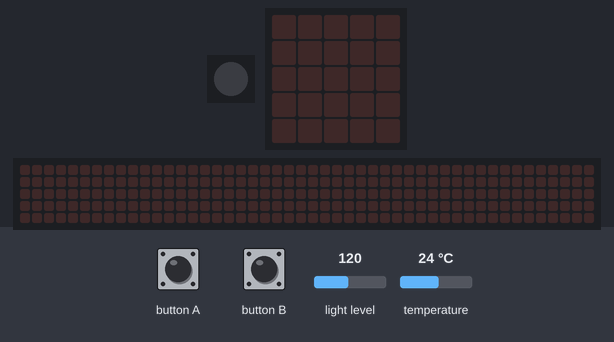
Bench run of a program on a simulated Calliope mini (MakeCode). Parts: 1 RGB LEDs in strip order, left to right, the board's 5×5 LED display, a strip that is not on the board, showing the scrolling text unrolled. The test bench sets the inputs (shaded band); at power-on: light level 120, temperature 24 °C. The 48×5 strip is a reading aid, not a part: it shows the text the display is scrolling, unrolled, one strip-width of it at a time.

Above: at 1.2 s.
1.3 s: button A pressed for 0.15 s
At 4.0 s:
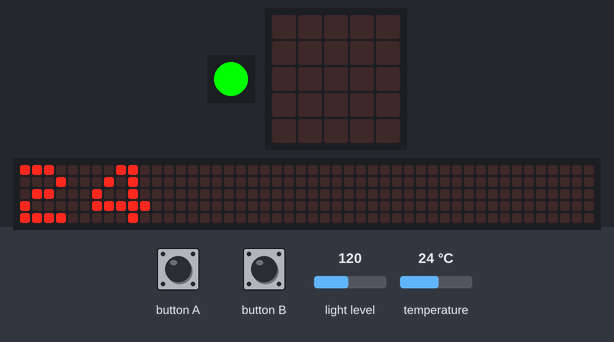
4.3 s: button B pressed for 0.15 s
At 4.6 s:
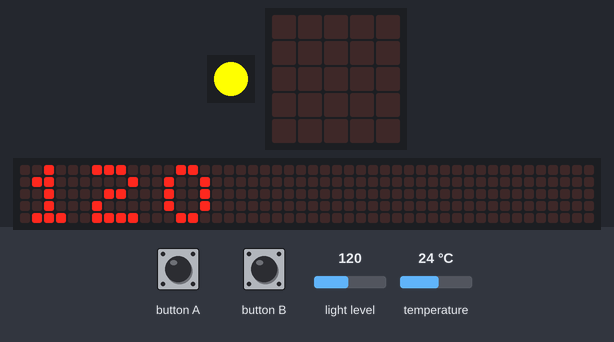
7.3 s: button A pressed for 0.15 s
At 7.82 s:
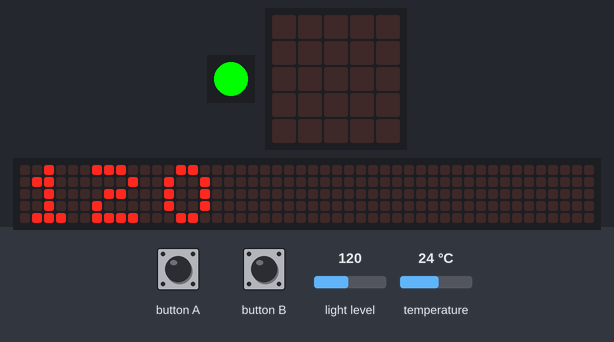
10.3 s: button B pressed for 0.15 s
At 15.8 s:
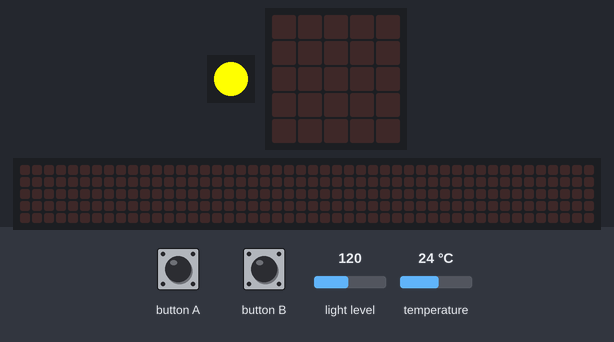
Timing chart, 0 to 16.8 s (numbered marks = the images above; inputs shaded):
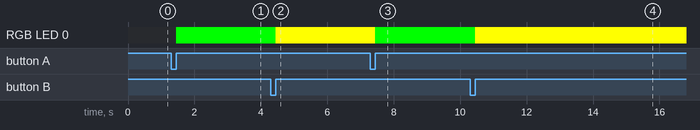

The program:

main.ts
```typescript
input.onButtonEvent(Button.A, input.buttonEventClick(), function () {
    if (input.temperature() > 25) {
        basic.setLedColor(0xff0000)
        basic.showNumber(input.temperature())
    } else if (input.temperature() < 15) {
        basic.setLedColor(0x0000ff)
        basic.showNumber(input.temperature())
    } else {
        basic.setLedColor(0x00ff00)
        basic.showNumber(input.temperature())
    }
})
input.onButtonEvent(Button.B, input.buttonEventClick(), function () {
    if (input.lightLevel() > 90) {
        basic.setLedColor(0xffff00)
        basic.showNumber(input.lightLevel())
    } else if (input.lightLevel() < 50) {
        basic.setLedColor(0x65471f)
        basic.showNumber(input.lightLevel())
    } else {
        basic.setLedColor(0xb09eff)
        basic.showNumber(input.lightLevel())
    }
})
```

test.ts
```typescript
// Hier kann man Tests durchführen; diese Datei wird nicht kompiliert, wenn dieses Paket als Erweiterung verwendet wird.
```

Measured:
- after the input at 1.3 s, RGB LED 0: off → RGB(0, 255, 0) after 0.15 s; the display: changes after 0.15 s (image 1)
- after the input at 4.3 s, RGB LED 0: RGB(0, 255, 0) → RGB(255, 255, 0) after 0.15 s; the display: changes after 0.15 s (image 2)
- after the input at 7.3 s, the display: first differs from a run without the input after 0.15 s (image 3 shows a later state)
- after the input at 10.3 s, the display: first differs from a run without the input after 0.15 s (image 4 shows a later state)
- what the display in image 3 shows lasts 0.5 s, from 7.6 s to 8.1 s
